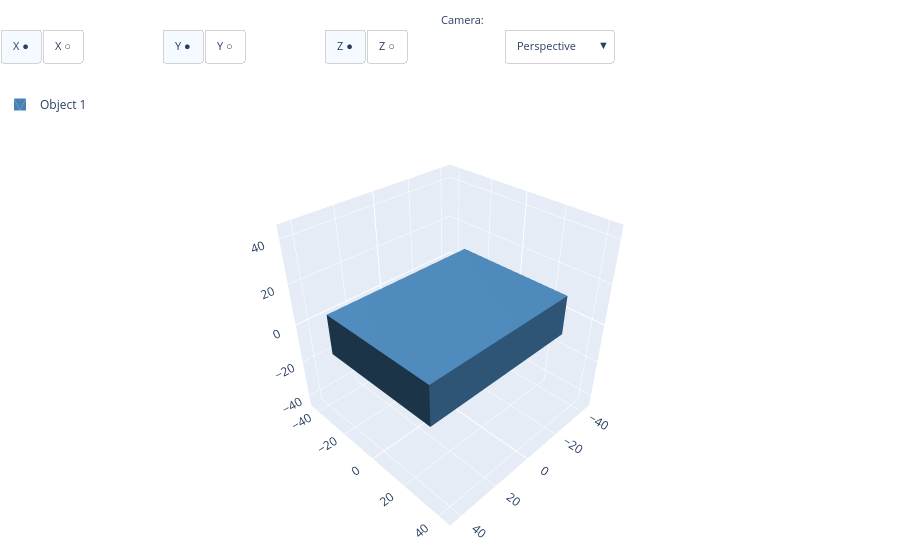

Notebook code for this chart:
### Markdown cell above
---

## 1) Primeiro exemplo em modo Builder

A estrutura básica é: `with b3d.BuildPart() as parte:` e, dentro do bloco, chamamos as primitivas (`b3d.Box`, `b3d.Cylinder` etc.). O resultado final fica em `parte.part`.

### Code cell
with b3d.BuildPart() as parte_caixa_simples:
    # Primitiva única para demonstrar a estrutura mínima do modo Builder
    b3d.Box(80, 60, 20)

modelo1 = parte_caixa_simples.part
show(modelo1)

### Figure 1 — Plotly figure (JSON) as saved in the notebook; plotly's stock layout.template omitted (floating-point values rounded to 4 significant figures)
{"data": [{"color": "steelblue", "flatshading": true, "i": [1, 1, 5, 5, 11, 11, 15, 15, 19, 19, 23, 23], "j": [2, 3, 4, 6, 8, 10, 13, 12, 16, 18, 21, 20], "k": [0, 2, 6, 7, 9, 8, 12, 14, 17, 16, 20, 22], "lighting": {"ambient": 0.4, "diffuse": 0.8, "specular": 0.2}, "name": "Object 1", "opacity": 1, "showlegend": true, "type": "mesh3d", "x": [-40, -40, -40, -40, 40, 40, 40, 40, -40, 40, -40, 40, -40, 40, -40, 40, -40, -40, 40, 40, -40, -40, 40, 40], "y": [-30, -30, 30, 30, -30, -30, 30, 30, -30, -30, -30, -30, 30, 30, 30, 30, -30, 30, -30, 30, -30, 30, -30, 30], "z": [-10, 10, -10, 10, -10, 10, -10, 10, -10, -10, 10, 10, -10, -10, 10, 10, -10, -10, -10, -10, 10, 10, 10, 10]}], "layout": {"annotations": [{"font": {"size": 11}, "showarrow": false, "text": "Axes:", "x": -0.01, "xanchor": "right", "xref": "paper", "y": 1.17, "yref": "paper"}, {"font": {"size": 11}, "showarrow": false, "text": "Camera:", "x": 0.54, "xanchor": "right", "xref": "paper", "y": 1.17, "yref": "paper"}], "legend": {"x": 0, "y": 1}, "margin": {"b": 0, "l": 0, "r": 0, "t": 90}, "scene": {"aspectmode": "manual", "aspectratio": {"x": 1, "y": 1, "z": 1}, "camera": {"eye": {"x": 1.5, "y": 1.5, "z": 1.5}, "projection": {"type": "perspective"}, "up": {"x": 0, "y": 0, "z": 1}}, "xaxis": {"backgroundcolor": "rgb(230, 236, 245)", "gridcolor": "white", "gridwidth": 1, "range": [-46, 46], "showbackground": true, "showgrid": true, "showline": false, "showspikes": true, "showticklabels": true, "title": {"text": ""}, "zeroline": true, "zerolinecolor": "white", "zerolinewidth": 2}, "yaxis": {"backgroundcolor": "rgb(230, 236, 245)", "gridcolor": "white", "gridwidth": 1, "range": [-46, 46], "showbackground": true, "showgrid": true, "showline": false, "showspikes": true, "showticklabels": true, "title": {"text": ""}, "zeroline": true, "zerolinecolor": "white", "zerolinewidth": 2}, "zaxis": {"backgroundcolor": "rgb(230, 236, 245)", "gridcolor": "white", "gridwidth": 1, "range": [-46, 46], "showbackground": true, "showgrid": true, "showline": false, "showspikes": true, "showticklabels": true, "title": {"text": ""}, "zeroline": true, "zerolinecolor": "white", "zerolinewidth": 2}}, "updatemenus": [{"active": 0, "bgcolor": "white", "bordercolor": "lightgray", "buttons": [{"args": [{"scene.xaxis": {"backgroundcolor": "rgb(230, 236, 245)", "gridcolor": "white", "gridwidth": 1, "range": [-46, 46], "showbackground": true, "showgrid": true, "showline": false, "showspikes": true, "showticklabels": true, "title": {"text": ""}, "zeroline": true, "zerolinecolor": "white", "zerolinewidth": 2}}], "label": "X ●", "method": "relayout"}, {"args": [{"scene.xaxis": {"range": [-46, 46], "showbackground": false, "showgrid": false, "showline": false, "showspikes": false, "showticklabels": false, "title": {"text": ""}, "zeroline": false}}], "label": "X ○", "method": "relayout"}], "direction": "right", "font": {"size": 11}, "showactive": true, "type": "buttons", "x": 0, "xanchor": "left", "y": 1.13, "yanchor": "top"}, {"active": 0, "bgcolor": "white", "bordercolor": "lightgray", "buttons": [{"args": [{"scene.yaxis": {"backgroundcolor": "rgb(230, 236, 245)", "gridcolor": "white", "gridwidth": 1, "range": [-46, 46], "showbackground": true, "showgrid": true, "showline": false, "showspikes": true, "showticklabels": true, "title": {"text": ""}, "zeroline": true, "zerolinecolor": "white", "zerolinewidth": 2}}], "label": "Y ●", "method": "relayout"}, {"args": [{"scene.yaxis": {"range": [-46, 46], "showbackground": false, "showgrid": false, "showline": false, "showspikes": false, "showticklabels": false, "title": {"text": ""}, "zeroline": false}}], "label": "Y ○", "method": "relayout"}], "direction": "right", "font": {"size": 11}, "showactive": true, "type": "buttons", "x": 0.18, "xanchor": "left", "y": 1.13, "yanchor": "top"}, {"active": 0, "bgcolor": "white", "bordercolor": "lightgray", "buttons": [{"args": [{"scene.zaxis": {"backgroundcolor": "rgb(230, 236, 245)", "gridcolor": "white", "gridwidth": 1, "range": [-46, 46], "showbackground": true, "showgrid": true, "showline": false, "showspikes": true, "showticklabels": true, "title": {"text": ""}, "zeroline": true, "zerolinecolor": "white", "zerolinewidth": 2}}], "label": "Z ●", "method": "relayout"}, {"args": [{"scene.zaxis": {"range": [-46, 46], "showbackground": false, "showgrid": false, "showline": false, "showspikes": false, "showticklabels": false, "title": {"text": ""}, "zeroline": false}}], "label": "Z ○", "method": "relayout"}], "direction": "right", "font": {"size": 11}, "showactive": true, "type": "buttons", "x": 0.36, "xanchor": "left", "y": 1.13, "yanchor": "top"}, {"active": 0, "bgcolor": "white", "bordercolor": "lightgray", "buttons": [{"args": [{"scene.aspectmode": "manual", "scene.aspectratio": {"x": 1, "y": 1, "z": 1}, "scene.camera": {"eye": {"x": 1.5, "y": 1.5, "z": 1.5}, "projection": {"type": "perspective"}, "up": {"x": 0, "y": 0, "z": 1}}}], "label": "Perspective", "method": "relayout"}, {"args": [{"scene.aspectmode": "manual", "scene.aspectratio": {"x": 1, "y": 1, "z": 1}, "scene.camera": {"eye": {"x": 2.5, "y": 2.5, "z": 2.5}, "projection": {"type": "orthographic"}, "up": {"x": 0, "y": 0, "z": 1}}}], "label": "Orthographic", "method": "relayout"}], "direction": "down", "font": {"size": 11}, "showactive": true, "type": "dropdown", "x": 0.56, "xanchor": "left", "y": 1.13, "yanchor": "top"}]}}
